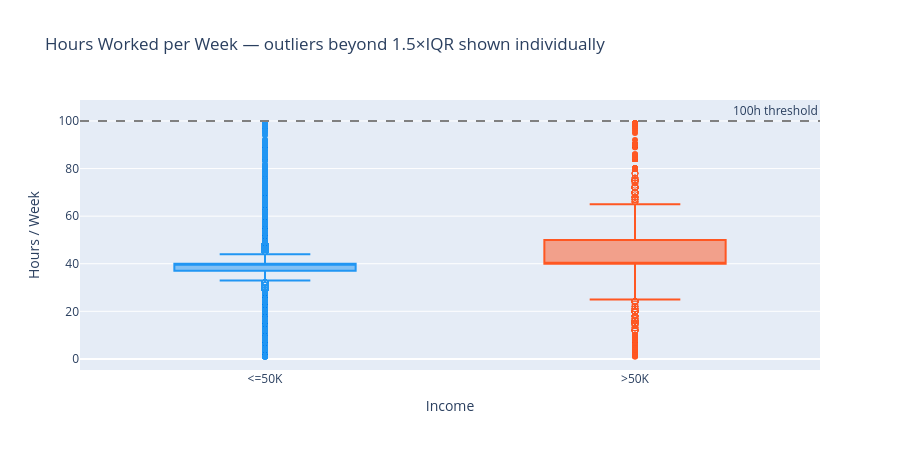

The notebook cell this image was saved under:
### Code cell
import plotly.express as px
from sklearn.datasets import fetch_openml

df = fetch_openml('adult', version=2, as_frame=True).frame.dropna()
df['hours-per-week'] = df['hours-per-week'].astype(float)
df['age']            = df['age'].astype(float)

# Interactive boxplot — hover to inspect extreme workers
fig = px.box(
    df, x='class', y='hours-per-week',
    color='class',
    color_discrete_map={'<=50K': '#2196F3', '>50K': '#FF5722'},
    points='suspectedoutliers',          # only show outlier points
    hover_data=['age', 'sex', 'occupation'],
    labels={'class': 'Income', 'hours-per-week': 'Hours / Week'},
    title='Hours Worked per Week — outliers beyond 1.5×IQR shown individually'
)

# Reference line at 100h
fig.add_hline(y=100, line_dash='dash', line_color='gray',
              annotation_text='100h threshold', annotation_position='top right')

fig.update_layout(showlegend=False, height=450)
fig.show()

### Figure 1 — Plotly figure (JSON) as saved in the notebook; plotly's stock layout.template omitted (floating-point values rounded to 4 significant figures; data arrays with more than 128 entries replaced by an {"elided": "..."} marker saying what was removed)
{"data": [{"alignmentgroup": "True", "boxpoints": "suspectedoutliers", "customdata": {"elided": "34014x3 mixed values"}, "hovertemplate": "Income=%{x}<br>Hours / Week=%{y}<br>age=%{customdata[0]}<br>sex=%{customdata[1]}<br>occupation=%{customdata[2]}<extra></extra>", "legendgroup": "<=50K", "marker": {"color": "#2196F3"}, "name": "<=50K", "notched": false, "offsetgroup": "<=50K", "orientation": "v", "showlegend": true, "type": "box", "x": {"elided": "34014 str values"}, "x0": " ", "xaxis": "x", "y": {"elided": "34014 float values"}, "y0": " ", "yaxis": "y"}, {"alignmentgroup": "True", "boxpoints": "suspectedoutliers", "customdata": {"elided": "11208x3 mixed values"}, "hovertemplate": "Income=%{x}<br>Hours / Week=%{y}<br>age=%{customdata[0]}<br>sex=%{customdata[1]}<br>occupation=%{customdata[2]}<extra></extra>", "legendgroup": ">50K", "marker": {"color": "#FF5722"}, "name": ">50K", "notched": false, "offsetgroup": ">50K", "orientation": "v", "showlegend": true, "type": "box", "x": {"elided": "11208 str values"}, "x0": " ", "xaxis": "x", "y": {"elided": "11208 float values"}, "y0": " ", "yaxis": "y"}], "layout": {"annotations": [{"showarrow": false, "text": "100h threshold", "x": 1, "xanchor": "right", "xref": "x domain", "y": 100, "yanchor": "bottom", "yref": "y"}], "boxmode": "overlay", "height": 450, "legend": {"title": {"text": "Income"}, "tracegroupgap": 0}, "shapes": [{"line": {"color": "gray", "dash": "dash"}, "type": "line", "x0": 0, "x1": 1, "xref": "x domain", "y0": 100, "y1": 100, "yref": "y"}], "showlegend": false, "title": {"text": "Hours Worked per Week — outliers beyond 1.5×IQR shown individually"}, "xaxis": {"anchor": "y", "categoryarray": ["<=50K", ">50K"], "categoryorder": "array", "domain": [0, 1], "title": {"text": "Income"}}, "yaxis": {"anchor": "x", "domain": [0, 1], "title": {"text": "Hours / Week"}}}}
